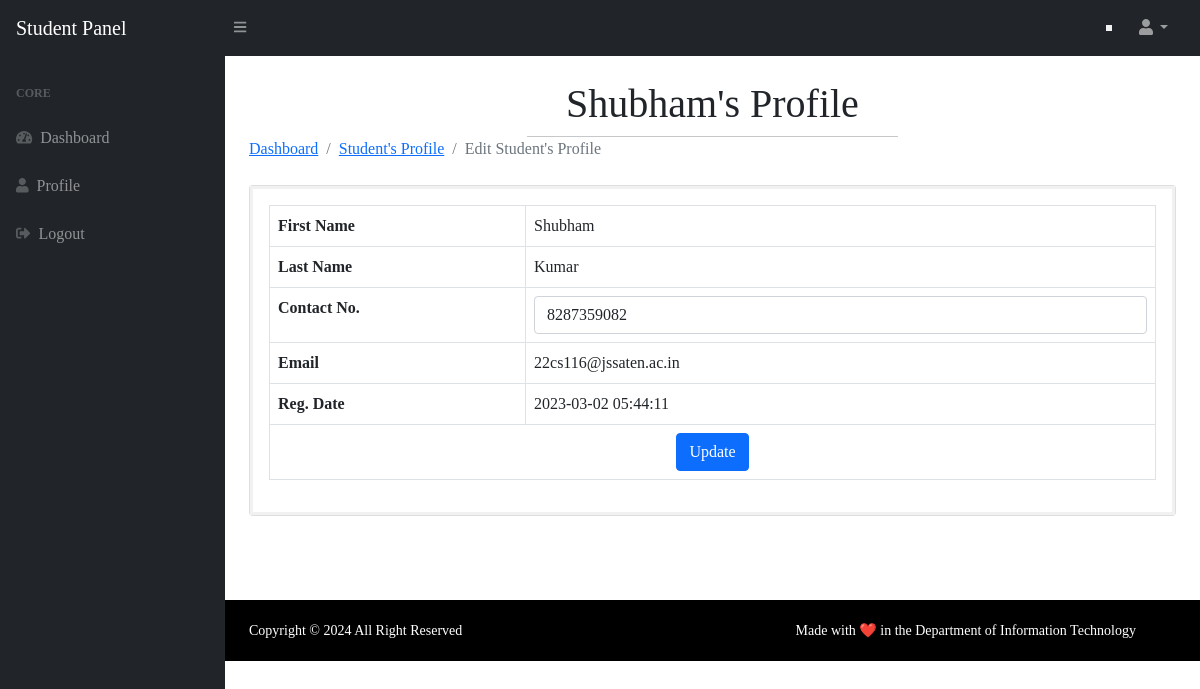
/edit-profile.php (signed in), run on the app's committed database.
### tables this page shows
CREATE TABLE `users` (
  `id` int(11) NOT NULL,
  `year` int(11) DEFAULT NULL,
  `semester` int(11) DEFAULT NULL,
  `department` varchar(255) NOT NULL,
  `section` varchar(255) DEFAULT NULL,
  `fname` varchar(255) DEFAULT NULL,
  `lname` varchar(255) DEFAULT NULL,
  `email` varchar(255) DEFAULT NULL,
  `urollno` varchar(13) DEFAULT NULL,
  `addno` varchar(9) DEFAULT NULL,
  `password` varchar(300) DEFAULT NULL,
  `contactno` varchar(11) DEFAULT NULL,
  `img` varchar(255) DEFAULT NULL,
  `posting_date` timestamp NOT NULL DEFAULT current_timestamp(),
  `feedback` int(11) NOT NULL DEFAULT 0,
  `activationcode` varchar(255) NOT NULL,
  `status` int(11) NOT NULL
);

### edit-profile.php (the view, shortened to what this page needs)
<?php session_start();
include_once('includes/config.php');
if (strlen($_SESSION['id'] == 0)) {
    header('location:logout.php');
} else {
?>
    <!DOCTYPE html>
    <html lang="en">
    <head>
        <link href="https://cdn.jsdelivr.net/npm/simple-datatables@latest/dist/style.css" rel="stylesheet" />
        <link href="css/styles.css" rel="stylesheet" />
        <link href="css/style.css" rel="stylesheet" />
    </head>
    <body class="sb-nav-fixed">
        <?php include_once('includes/navbar.php'); ?>
        <div id="layoutSidenav">
            <?php include_once('includes/sidebar.php'); ?>
            <div id="layoutSidenav_content">
                <main>
                    <div class="container-fluid px-4">
                        <?php
                        $userid = $_SESSION['id'];
                        $query = mysqli_query($con, "select * from users where id='$userid'");
                        while ($result = mysqli_fetch_array($query)) { ?>
                            <h1 class="mt-4"><?php echo $result['fname']; ?>'s Profile</h1>
                            <hr>
                            <ol class="breadcrumb mb-4">
                                <li class="breadcrumb-item"><a href="welcome.php">Dashboard</a></li>
                                <li class="breadcrumb-item"><a href="profile.php">Student's Profile</a></li>
                                <li class="breadcrumb-item active">Edit Student's Profile</li>
                            </ol>
                            <div class="card mb-4">
                                <form method="post">
                                    <div class="card-body">
                                        <table class="table table-bordered">
                                            <tr>
                                                <th>First Name</th>
                                                <td colspan="3"><?php echo $result['fname']; ?></td>
                                            </tr>
                                            <tr>
                                                <th>Last Name</th>
                                                <td colspan="3"><?php echo $result['lname']; ?></td>
                                            </tr>
                                            <tr>
                                                <th>Contact No.</th>
                                                <td colspan="3"><input class="form-control" id="contact" name="contact" type="text" value="<?php echo $result['contactno']; ?>" pattern="[0-9]{10}" title="10 numeric characters only" maxlength="10" required /></td>
                                            </tr>
                                            <tr>
                                                <th>Email</th>
                                                <td colspan="3"><?php echo $result['email']; ?></td>
                                            </tr>
                                            <tr>
                                                <th>Reg. Date</th>
                                                <td colspan="3"><?php echo $result['posting_date']; ?></td>
                                            </tr>
                                            <tr>
                                                <td colspan="4" style="text-align:center ;"><button type="submit" class="btn btn-primary btn-block" name="update">Update</button></td>
                                            </tr>
                                        </table>
                                    </div>
                                </form>
                            </div>
                        <?php } ?>
                    </div>
                </main>
                <?php include('includes/footer.php'); ?>
            </div>
        </div>
    </body>
    </html>
<?php } ?>

### css/style.css (style rules this page uses)
* { margin: 0; padding: 0; font-family: 'Times New Roman', Times, serif !important; }
hr { width: 40%; margin: auto !important; }
form { border: 3px solid #f1f1f1; }

### data on the page
users: fname "Shubham", lname "Kumar", contact "8287359082", email "22cs116@jssaten.ac.in", posting_date "2023-03-02 05:44:11"
